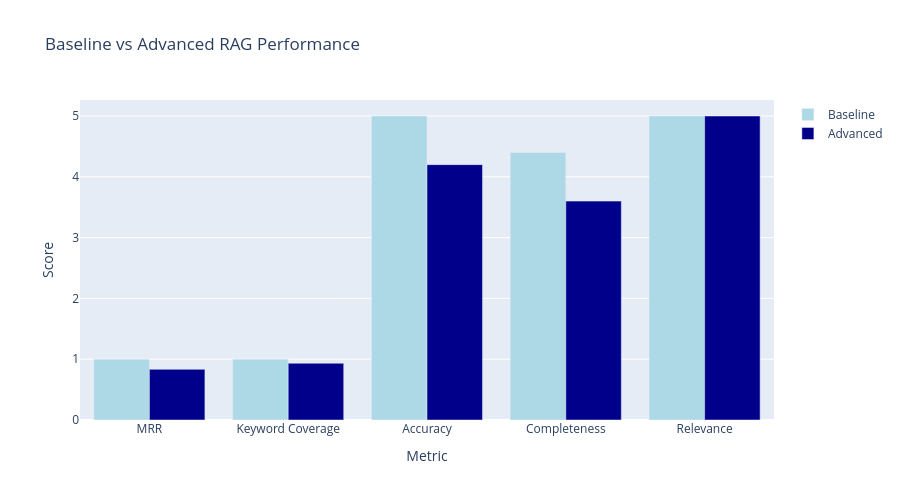

Notebook code for this chart:
### Markdown cell above
### Visualize Comparison

Create a visual comparison of baseline vs advanced performance.

### Code cell
import pandas as pd

# Create comparison dataframe
comparison = pd.DataFrame({
    "Metric": ["MRR", "Keyword Coverage", "Accuracy", "Completeness", "Relevance"],
    "Baseline": [
        baseline_results['retrieval']['mrr'],
        baseline_results['retrieval']['keyword_coverage'],
        baseline_results['answers']['accuracy'],
        baseline_results['answers']['completeness'],
        baseline_results['answers']['relevance']
    ],
    "Advanced": [
        advanced_results['retrieval']['mrr'],
        advanced_results['retrieval']['keyword_coverage'],
        advanced_results['answers']['accuracy'],
        advanced_results['answers']['completeness'],
        advanced_results['answers']['relevance']
    ]
})

# Calculate improvement
comparison['Improvement'] = comparison['Advanced'] - comparison['Baseline']
comparison['Improvement %'] = (comparison['Improvement'] / comparison['Baseline'] * 100).round(1)

print("\n" + "="*60)
print("BASELINE vs ADVANCED COMPARISON")
print("="*60)
print(comparison.to_string(index=False))
print("="*60)

# Visualize comparison
fig = go.Figure()

fig.add_trace(go.Bar(
    name='Baseline',
    x=comparison['Metric'],
    y=comparison['Baseline'],
    marker_color='lightblue'
))

fig.add_trace(go.Bar(
    name='Advanced',
    x=comparison['Metric'],
    y=comparison['Advanced'],
    marker_color='darkblue'
))

fig.update_layout(
    title='Baseline vs Advanced RAG Performance',
    xaxis_title='Metric',
    yaxis_title='Score',
    barmode='group',
    height=500
)

fig.show()

### Figure 1 — Plotly figure (JSON) as saved in the notebook; plotly's stock layout.template omitted (floating-point values rounded to 4 significant figures)
{"data": [{"marker": {"color": "lightblue"}, "name": "Baseline", "type": "bar", "x": ["MRR", "Keyword Coverage", "Accuracy", "Completeness", "Relevance"], "y": [1, 1, 5, 4.4, 5]}, {"marker": {"color": "darkblue"}, "name": "Advanced", "type": "bar", "x": ["MRR", "Keyword Coverage", "Accuracy", "Completeness", "Relevance"], "y": [0.8333, 0.9333, 4.2, 3.6, 5]}], "layout": {"barmode": "group", "height": 500, "title": {"text": "Baseline vs Advanced RAG Performance"}, "xaxis": {"title": {"text": "Metric"}}, "yaxis": {"title": {"text": "Score"}}}}
